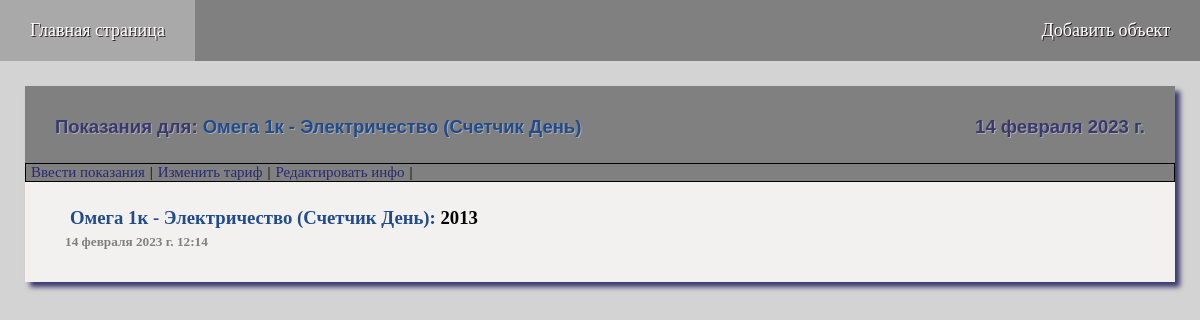
The app's page /item/1/2/ with its own data.
### compay/models.py (models this page shows, shortened)
class Item(models.Model):
    LST = [('electricity', 'Электричество'), ('water', 'Вода'), ('gas', 'Газ'), ('kv', 'Квартплата'),
           ('tbo', 'ТБО'), ('domofon', 'Домофон'), ('inet', 'Интернет'), ('other', 'Другой вид оплаты')]
    CT = [('counter', 'Счетчик'), ('tarif', 'Тариф'), ('day', 'Счетчик День'),
          ('night', 'Счетчик Ночь'), ('total', 'Итого')]
    item_name = models.CharField(choices=LST, max_length=50, blank=False, verbose_name="Предмет расчета")
    is_counter = models.CharField(choices=CT, max_length=50, default='tarif', blank=False, verbose_name="Расчет")
    created = models.DateTimeField(auto_now_add=True, verbose_name="Дата создания")
    app = models.ForeignKey('Appartment', on_delete=models.CASCADE, verbose_name="Объект")
    class Meta:
        verbose_name = 'Конфигурация для расчета'
        verbose_name_plural = 'Конфигурации для расчета'
        ordering = ['id']
    def __str__(self):
        for k, v in self.LST:
            if k == self.item_name:
                name = v
        return str(self.app) + ' - ' + name + " (" + str(self.get_is_counter_display()) + ')'

class Appartment(models.Model):
    NAME = 'Объекты'
    CT = [('counter', 'Счетчик'), ('tarif', 'Тариф')]
    name = models.CharField(max_length=50, unique=True, blank=False, verbose_name="Название объекта")
    adress = models.CharField(max_length=100, blank=True, verbose_name="Адрес объекта")
    created = models.DateTimeField(auto_now_add=True, verbose_name="Дата создания")
    electricity = models.BooleanField(default=False, verbose_name="Электричество")
    el_is_counter = models.CharField(choices=CT, max_length=50, default='tarif', blank=False, verbose_name="Расчет по")
    el_counter_discrete = models.BooleanField(default=False, verbose_name="Тариф зависит от потребления (Да/Нет)")
    el_night = models.BooleanField(default=False, verbose_name="Счетчик день-ночь (Да/Нет)")
    water = models.BooleanField(default=False, verbose_name="Вода")
    wat_is_counter = models.CharField(choices=CT, max_length=50, default='tarif', blank=False, verbose_name="Расчет по")
    gas = models.BooleanField(default=False, verbose_name="Газ")
    gas_is_counter = models.CharField(choices=CT, max_length=50, default='tarif', blank=False, verbose_name="Расчет по")
    kv = models.BooleanField(default=False, verbose_name="Квартплата")
    tbo = models.BooleanField(default=False, verbose_name="ТБО")
    domofon = models.BooleanField(default=False, verbose_name="Домофон")
    inet = models.BooleanField(default=False, verbose_name="Интернет")
    other = models.BooleanField(default=False, verbose_name="Другой платеж")
    class Meta:
        verbose_name = 'Объект'
        verbose_name_plural = 'Обьекты'
        ordering = ['name']
    def __str__(self):
        return self.name

class Counter(models.Model):
    NAME = 'Показания счетчика'
    LST = [('electricity', 'Электричество'), ('water', 'Вода'), ('gas', 'Газ')]
    TYPE = [('counter', 'Однотарифный'), ('day', 'День'), ('night', 'Ночь')]
    type = models.CharField(choices=TYPE, default='flat', max_length=15, blank=False, verbose_name="Тип счетчика")
    value = models.PositiveIntegerField(blank=False, verbose_name='Показания')
    previous = models.PositiveIntegerField(blank=True, default=0, verbose_name='Предыдущие показания')
    created = models.DateTimeField(auto_now_add=True, verbose_name="Дата ввода показаний")
    updated = models.DateTimeField(auto_now=True, verbose_name="Дата изменения")
    item = models.ForeignKey('Item', on_delete=models.CASCADE, verbose_name="Предмет расчета")
    class Meta:
        verbose_name = 'Показания счетчика'
        verbose_name_plural = 'Показания счетчиков'
        ordering = ['-created']
    def __str__(self):
        return str(self.item)

### compay/views.py (the view)
# urls.py: path('item/<int:app_selected>/<int:item_selected>/', item, name='item'),
def item(request, app_selected, item_selected):
    global msgs, date
    clean_msgs()
    item = Item.objects.get(id=item_selected)
    counters = Counter.objects.filter(item=item_selected).order_by('-created')[:5]
    if not counters:
        obj = 'Нет записей'
        submenu = [{"title": "Ввести показания", 'url_name': 'counter'},
                   {"title": "Редактировать инфо", 'url_name': 'enter_info'}]
    elif item.is_counter in ['counter', 'day', 'night']:
        obj = ''
        submenu = [{"title": "Ввести показания", 'url_name': 'counter'},
                   {"title": "Изменить тариф", 'url_name': 'tarif'},
                   {"title": "Редактировать инфо", 'url_name': 'enter_info'}]
    else:
        submenu = [{"title": "Редактировать инфо", 'url_name': 'enter_info'}]
    context = {'title': 'Показания для: ', 'menu': menu, 'msgs': msgs, 'item': item, 'obj': obj,
               'app_selected': app_selected, 'submenu': submenu, 'counter_list': counters, 'date': date}
    return render(request, 'compay/item.html', context)

### compay/views.py (called while the page is built)
def clean_msgs(msg_to_clean=None):
    global msgs
    msgs_clean_list = ['Error']
    msgs_clean_list.append(msg_to_clean)
    for msg in msgs:
        if msg['description'] in msgs_clean_list:
            msgs.remove(msg)

### compay/templates/compay/item.html (shortened to what this page needs)
{% extends 'compay/base.html' %}
{% block content %}
<div class="main">
	<div class="title">
        <div>{{ title }}<a  href="{% url 'app' item.app_id %}" class="links">{{ item }}</a></div>
        <div>{{ date }}</div>
    </div>
    <div  class="submenu">
        {% for s in submenu %}
                <a href="{% url s.url_name item.app_id item.pk %}" class="submenu_link">{{s.title}}</a> |
        {% endfor %}
    </div>
    <div class="window">
        <div>
        {% for counter in counter_list %}
            <h3 class="text"><a  href="{% url 'counter' app_selected counter.item_id %}" class="links">{{ counter }}:</a>
                {{ counter.value }}</h3>
            <h5 class="date">{{ counter.created }}</h5>
        {% endfor %}
        </div>
    </div>
</div>
{% endblock %}

### compay/static/compay/css/styles.css (style rules this page uses)
html, body { background-color: lightgrey; margin: 0; }
.title { display: flex; justify-content: space-between; font-family: 'Arial'; font-size: 18.5px; color: #3b386f; background-color: grey; padding: 30px 30px 25px 30px; margin: 0px; text-shadow: 1px 1px darkgrey; font-weight: bold; }
.submenu { display: flex; background-color: grey; font-size:15px; padding: 0px; border: solid 1px black; }
.submenu_link { display: block; min-width: 100px; margin: 0 5px; color: #292a6f; text-decoration: none; text-align: center; }
.links { text-decoration: none; color: #224b8c; transition: font-size 0.2s; }
.main { background-color: #f3f0f0; box-shadow: 5px 5px 5px #3b386f; }
.window { display: flex; justify-content: space-between; padding: 0px 40px 20px 40px; }
.text { margin: 5px; }
.date { color: grey; margin: 0px; padding-bottom: 12px; }

### records on screen
Item: item_name+app+is_counter "Омега 1к - Электричество (Счетчик День)"
Counter: item.is_counter "Омега 1к - Электричество (Счетчик День)", value "2013", created "14 февраля 2023 г. 12:14"

### other values on screen
{{ m.title }} "Главная страница" "Добавить объект"
{{ title }} "Показания для:"
{{ date }} "14 февраля 2023 г."
{{ s.title }} "Ввести показания" "Изменить тариф" "Редактировать инфо"
